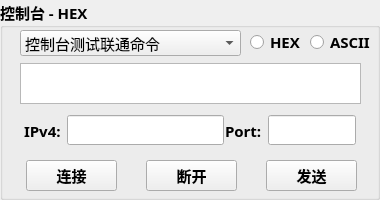
    <widget class="QGroupBox" name="gb_socketUDP">
     <property name="sizePolicy">
      <sizepolicy hsizetype="Fixed" vsizetype="Fixed">
       <horstretch>0</horstretch>
       <verstretch>0</verstretch>
      </sizepolicy>
     </property>
     <property name="minimumSize">
      <size>
       <width>380</width>
       <height>200</height>
      </size>
     </property>
     <property name="maximumSize">
      <size>
       <width>380</width>
       <height>200</height>
      </size>
     </property>
     <property name="font">
      <font>
       <family>宋体</family>
       <pointsize>11</pointsize>
       <weight>75</weight>
       <bold>true</bold>
      </font>
     </property>
     <property name="title">
      <string>控制台 - HEX</string>
     </property>
     <widget class="QPushButton" name="pb_connect">
      <property name="geometry">
       <rect>
        <x>26</x>
        <y>160</y>
        <width>91</width>
        <height>31</height>
       </rect>
      </property>
      <property name="font">
       <font>
        <pointsize>11</pointsize>
       </font>
      </property>
      <property name="text">
       <string>连接</string>
      </property>
     </widget>
     <widget class="QPushButton" name="pb_disconnect">
      <property name="geometry">
       <rect>
        <x>146</x>
        <y>160</y>
        <width>91</width>
        <height>31</height>
       </rect>
      </property>
      <property name="text">
       <string>断开</string>
      </property>
     </widget>
     <widget class="QPushButton" name="pb_udpsend">
      <property name="geometry">
       <rect>
        <x>266</x>
        <y>160</y>
        <width>91</width>
        <height>31</height>
       </rect>
      </property>
      <property name="text">
       <string>发送</string>
      </property>
     </widget>
     <widget class="QWidget" name="layoutWidget_2">
      <property name="geometry">
       <rect>
        <x>225</x>
        <y>110</y>
        <width>131</width>
        <height>41</height>
       </rect>
      </property>
      <layout class="QHBoxLayout" name="horizontalLayout_3">
       <item>
        <widget class="QLabel" name="label_21">
         <property name="text">
          <string>Port:</string>
         </property>
        </widget>
       </item>
       <item>
        <widget class="QLineEdit" name="LineEdit_port">
         <property name="text">
          <string/>
         </property>
        </widget>
       </item>
      </layout>
     </widget>
     <widget class="QTextEdit" name="textEdit">
      <property name="geometry">
       <rect>
        <x>20</x>
        <y>63</y>
        <width>341</width>
        <height>41</height>
       </rect>
      </property>
     </widget>
     <widget class="QWidget" name="layoutWidget">
      <property name="geometry">
       <rect>
        <x>24</x>
        <y>110</y>
        <width>200</width>
        <height>41</height>
       </rect>
      </property>
      <layout class="QHBoxLayout" name="horizontalLayout">
       <item>
        <widget class="QLabel" name="label_20">
         <property name="text">
          <string>IPv4:</string>
         </property>
        </widget>
       </item>
       <item>
        <widget class="QLineEdit" name="LineEdit_ipv4">
         <property name="text">
          <string/>
         </property>
        </widget>
       </item>
      </layout>
     </widget>
     <widget class="QComboBox" name="cb_cmd">
      <property name="geometry">
       <rect>
        <x>20</x>
        <y>30</y>
        <width>221</width>
        <height>26</height>
       </rect>
      </property>
      <property name="font">
       <font>
        <weight>50</weight>
        <bold>false</bold>
       </font>
      </property>
      <item>
       <property name="text">
        <string>控制台测试联通命令</string>
       </property>
      </item>
      <item>
       <property name="text">
        <string>卫星随机接入开启</string>
       </property>
      </item>
      <item>
       <property name="text">
        <string>卫星随机接入关闭</string>
       </property>
      </item>
      <item>
       <property name="text">
        <string>卫星MIB发送开启</string>
       </property>
      </item>
      <item>
       <property name="text">
        <string>卫星MIB发送关闭</string>
       </property>
      </item>
      <item>
       <property name="text">
        <string>卫星卸载在线用户</string>
       </property>
      </item>
      <item>
       <property name="text">
        <string>卫星下行业务开启接收</string>
       </property>
      </item>
      <item>
       <property name="text">
        <string>卫星下行业务关闭接收</string>
       </property>
      </item>
      <item>
       <property name="text">
        <string>卫星指定用户星内切换</string>
       </property>
      </item>
      <item>
       <property name="text">
        <string>卫星负载均衡开启</string>
       </property>
      </item>
      <item>
       <property name="text">
        <string>卫星负载均衡关闭</string>
       </property>
      </item>
      <item>
       <property name="text">
        <string>用户MIB接收开启</string>
       </property>
      </item>
      <item>
       <property name="text">
        <string>用户MIB接收关闭</string>
       </property>
      </item>
      <item>
       <property name="text">
        <string>用户主动离线</string>
       </property>
      </item>
      <item>
       <property name="text">
        <string>用户下行业务开启接收</string>
       </property>
      </item>
      <item>
       <property name="text">
        <string>用户下行业务关闭接收</string>
       </property>
      </item>
      <item>
       <property name="text">
        <string>用户星间切换</string>
       </property>
      </item>
      <item>
       <property name="text">
        <string>自定义数据</string>
       </property>
      </item>
     </widget>
     <widget class="QRadioButton" name="rb_HexMode">
      <property name="geometry">
       <rect>
        <x>250</x>
        <y>30</y>
        <width>51</width>
        <height>24</height>
       </rect>
      </property>
      <property name="text">
       <string>HEX</string>
      </property>
     </widget>
     <widget class="QRadioButton" name="rb_AsciiMode">
      <property name="geometry">
       <rect>
        <x>310</x>
        <y>30</y>
        <width>61</width>
        <height>24</height>
       </rect>
      </property>
      <property name="text">
       <string>ASCII</string>
      </property>
     </widget>
    </widget>
